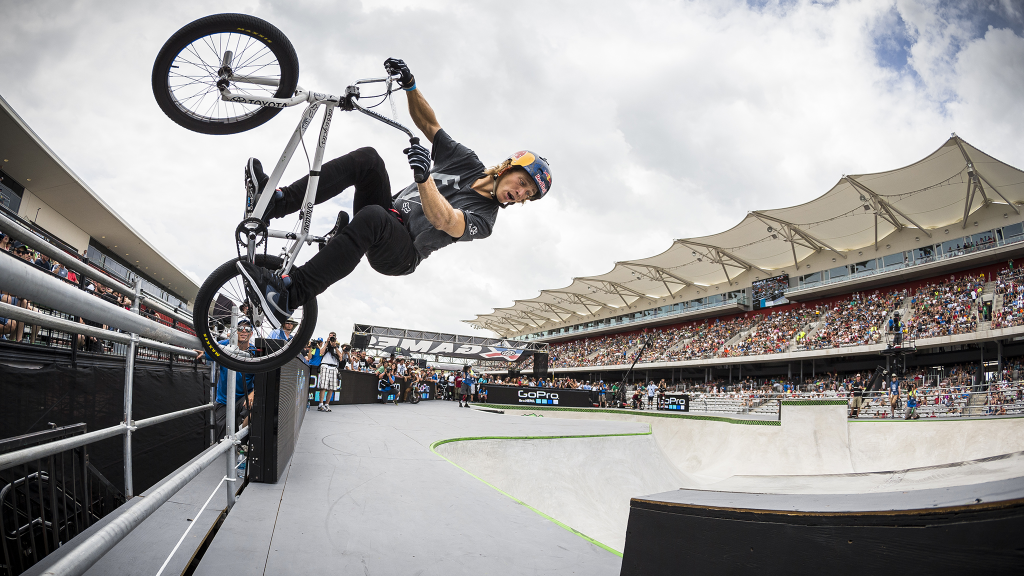
#> input picture Transformaciones Geometricas/9.jpg, 2048 x 1152 px (shown at 1/2 size)
$ python diferencia_interpolacion_cicla.py
#> lines starting #> are read from the running program, lines starting #| are printed output that depends on the picture
import cv2
import numpy as np
img = cv2.imread('9.jpg',1)
#> img is the input picture: shape (1152, 2048, 3); mean B, G, R 156.3, 157, 158.8


img_resize_1 = cv2.resize(img,None,fx=0.2, fy=0.2,
                        interpolation = cv2.INTER_AREA)
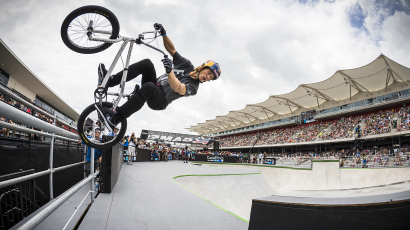
#> img_resize_1: shape (230, 410, 3); mean B, G, R 156.3, 157.1, 158.8

img_resize_2 = cv2.resize(img,None,fx=0.2, fy=0.2,
                        interpolation = cv2.INTER_LINEAR)
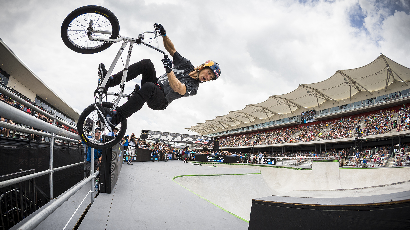
#> img_resize_2: shape (230, 410, 3); mean B, G, R 156.3, 157.1, 158.8
img_resize_3 = cv2.resize(img,None,fx=0.2, fy=0.2,
                        interpolation = cv2.INTER_CUBIC)
print (img.shape)
#| (1152, 2048, 3)

#cv2.imwrite('imagen escalada.jpg',img_resize)
cv2.imshow('Imagen Original',img)
cv2.imshow('INTER_AREA',img_resize_1)
cv2.imshow('INTER_LINEAR',img_resize_2)
cv2.imshow('INTER_CUBIC',img_resize_3)
cv2.imwrite('inter AREA.jpg',img_resize_1)
cv2.imwrite('inter LINEAR.jpg',img_resize_2)
cv2.imwrite('inter CUBIC.jpg',img_resize_3)
cv2.waitKey(0)
cv2.destroyAllWindows()
